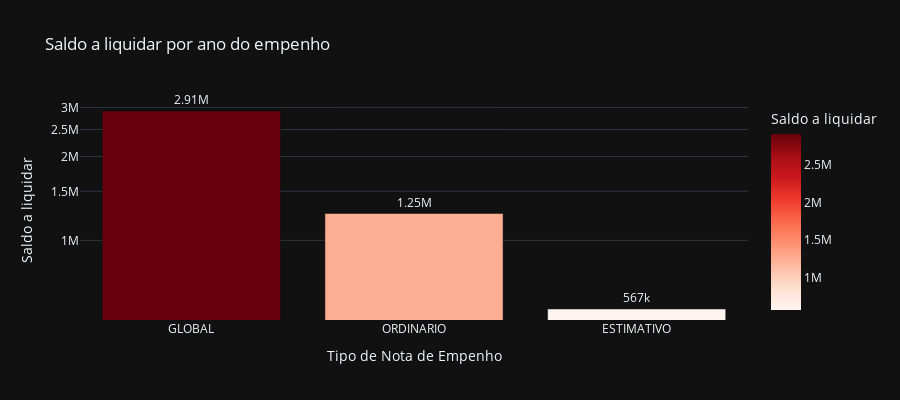

The notebook cell this image was saved under:
### Code cell
# Saldo a liquidar por tipo de NE
cols = ['TIPO_NE', 'A_LIQUIDAR']

df_aux = df.loc[:, cols].groupby('TIPO_NE').sum().sort_values(by= 'A_LIQUIDAR', ascending=False).reset_index()
df_aux = df_aux[df_aux['A_LIQUIDAR'] > 0]
fig = px.bar(df_aux, 
             x='TIPO_NE', 
             y='A_LIQUIDAR',
             title='Saldo a liquidar por ano do empenho',
             labels={'TIPO_NE':'Tipo de Nota de Empenho', 'A_LIQUIDAR':'Saldo a liquidar'},
             text_auto='.3s',
             height=400,
             log_y=True,
             color='A_LIQUIDAR',
             color_continuous_scale = 'reds',
             template='plotly_dark')
fig.update_traces(textposition = 'outside', cliponaxis = False, hovertemplate=None)
fig.update_layout(hovermode="x unified")

fig.show()

### Figure 1 — Plotly figure (JSON) as saved in the notebook; plotly's stock layout.template omitted (floating-point values rounded to 4 significant figures)
{"data": [{"alignmentgroup": "True", "cliponaxis": false, "legendgroup": "", "marker": {"color": [2914000.0, 1249000.0, 566900.0], "coloraxis": "coloraxis", "pattern": {"shape": ""}}, "name": "", "offsetgroup": "", "orientation": "v", "showlegend": false, "textposition": "outside", "texttemplate": "%{y:.3s}", "type": "bar", "x": ["GLOBAL", "ORDINARIO", "ESTIMATIVO"], "xaxis": "x", "y": [2914000.0, 1249000.0, 566900.0], "yaxis": "y"}], "layout": {"barmode": "relative", "coloraxis": {"colorbar": {"title": {"text": "Saldo a liquidar"}}, "colorscale": [[0, "rgb(255,245,240)"], [0.125, "rgb(254,224,210)"], [0.25, "rgb(252,187,161)"], [0.375, "rgb(252,146,114)"], [0.5, "rgb(251,106,74)"], [0.625, "rgb(239,59,44)"], [0.75, "rgb(203,24,29)"], [0.875, "rgb(165,15,21)"], [1, "rgb(103,0,13)"]]}, "height": 400, "hovermode": "x unified", "legend": {"tracegroupgap": 0}, "title": {"text": "Saldo a liquidar por ano do empenho"}, "xaxis": {"anchor": "y", "domain": [0, 1], "title": {"text": "Tipo de Nota de Empenho"}}, "yaxis": {"anchor": "x", "domain": [0, 1], "title": {"text": "Saldo a liquidar"}, "type": "log"}}}
